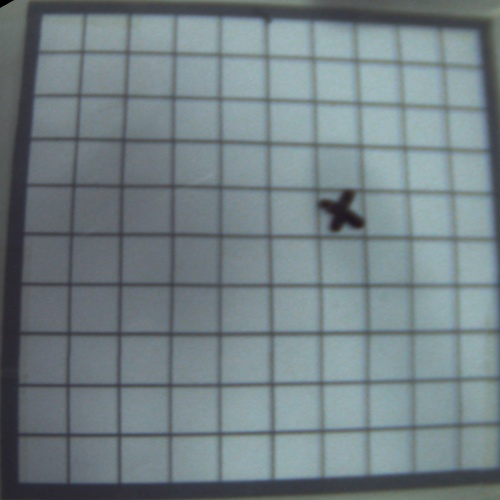
#> input picture python/test_pic/01.jpg, 500 x 500 px, given in place of the camera
$ python capturetest.py
#> lines starting #> are read from the running program, lines starting #| are printed output that depends on the picture; after the words box and inside, x2 and y2 are one past the last pixel; in counts of white or black regions, pixels touching at a corner belong together
import cv2
import numpy as np
import imutils
import matplotlib.pyplot as plt
import os


cameraCapture = cv2.VideoCapture(1)
cameraCapture.set(cv2.CAP_PROP_FRAME_WIDTH, 1280)
cameraCapture.set(cv2.CAP_PROP_FRAME_HEIGHT, 960)
ret, img = cameraCapture.read()
#> img is the input picture: shape (500, 500, 3); mean B, G, R 132.8, 128.1, 115
img = img[280:1000, 280:1000]
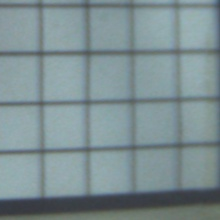
#> img: shape (220, 220, 3); mean B, G, R 146, 142.6, 124.9

# img = cv2.imdecode(np.fromfile(os.getcwd() + "\\testing-camera\\09.jpg", dtype=np.uint8), cv2.IMREAD_UNCHANGED)

gray = cv2.cvtColor(img, cv2.COLOR_BGR2GRAY)
canny = cv2.Canny(gray, 70, 110)
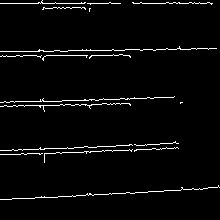
#> canny: shape (220, 220); 3.2% white in thin lines or dots
cv2.imshow("canny", canny)
# cv2.imencode('.jpg', canny)[1].tofile(os.getcwd() + "\\canny边缘识别.jpg")
ret, binary = cv2.threshold(canny, 45, 255, cv2.THRESH_BINARY)

# 直线识别
lines = cv2.HoughLines(canny, 1, np.pi/180, 130)
#> lines = [[3, 1.57], [199, 1.52], [154, 1.54]]

# 绘出所有识别出的直线，用于调试
for line in lines:
    rho, theta = line[0]
    a = np.cos(theta)
    b = np.sin(theta)
    x0 = a * rho
    y0 = b * rho
    x1 = int(x0+1000*(-b))
    y1 = int(y0+1000*(a))
    x2 = int(x0-1000*(-b))
    y2 = int(y0-1000*(a))
    cv2.line(img, (x1, y1), (x2, y2), (0, 0, 255), 2)
#> this loop made 3 passes
#> (rho, theta, a, b, x0, y0, x1, y1) on passes 1 to 3: (3, 1.57, -4.37e-08, 1, -1.31e-07, 3, -1000, 2), (199, 1.52, 0.0523, 0.999, 10.41, 198.7, -988, 251), (154, 1.54, 0.0349, 0.999, 5.37, 153.9, -994, 188)
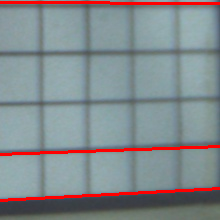
#> img: shape (220, 220, 3); 4.09% of pixels changed, all inside (x1, y1, x2, y2) = (0, 1, 220, 202)
cv2.imshow("直线", img)
cv2.imencode('.jpg',img)[1].tofile(os.getcwd() + "\\直线识别.jpg")

# 对直线的斜率进行分类
feature = [[], []]
theta25 = np.zeros((2, 2))
for line in lines:
    rho, theta = line[0]
    if theta > np.pi/2:
        feature[0].append(theta)
    else:
        feature[1].append(theta)
#> this loop made 3 passes
a = np.array(feature[0])
theta25[0][0] = np.mean(a) - np.pi/9
theta25[0][1] = np.mean(a) + np.pi/9
a = np.array(feature[1])
theta25[1][0] = np.mean(a) - np.pi/9
theta25[1][1] = np.mean(a) + np.pi/9
# [6 lines of commented-out code are left out]
edge = np.zeros((4, 2))
for line in lines:
    rho, theta = line[0]
    thetapy = np.float64(theta)
    # print(thetapy > theta25[0][0])
    # print(type(thetapy > theta25[0][0]))
    if (thetapy > theta25[0][0]) & (thetapy < theta25[0][1]):
        if edge[0][0] == 0 or edge[0][0] > rho:
            edge[0] = [rho, theta]
        if edge[2][0] == 0 or edge[2][0] < rho:
            edge[2] = [rho, theta]
    elif (thetapy > theta25[1][0]) & (thetapy < theta25[1][1]):
        if edge[1][0] == 0 or edge[1][0] > rho:
            edge[1] = [rho, theta]
        if edge[3][0] == 0 or edge[3][0] < rho:
            edge[3] = [rho, theta]
#> this loop made 3 passes
#> (rho, theta, thetapy) on passes 1 to 3: (3, 1.57, 1.57), (199, 1.52, 1.52), (154, 1.54, 1.54)
#> after the loop, edge = [[3, 1.57], [0, 0], [199, 1.52], [0, 0]]
# print(edge)

# 求两两直线交点
vertex = np.zeros((4, 2))
for i in range(3):
    temp = edge[i][0]/np.sin(edge[i][1]) - edge[i+1][0]/np.sin(edge[i+1][1])
    vertex[i][0] = temp / (1 / np.tan(edge[i][1]) - 1 / np.tan(edge[i+1][1]))
    vertex[i][1] = edge[i][0] / np.sin(edge[i][1]) - vertex[i][0] / np.tan(edge[i][1])
#> after the loop, vertex = [[nan, nan], [nan, nan], [nan, nan], [0, 0]]
i = 3
temp = edge[i][0]/np.sin(edge[i][1]) - edge[0][0]/np.sin(edge[0][1])
vertex[i][0] = temp / (1 / np.tan(edge[i][1]) - 1 / np.tan(edge[0][1]))
vertex[i][1] = edge[i][0] / np.sin(edge[i][1]) - vertex[i][0] / np.tan(edge[i][1])
# print(vertex)

# 绘图，用于调试参数
for i in range(4):
    rho, theta = edge[i]
    a = np.cos(theta)
    b = np.sin(theta)
    x0 = a * rho
    y0 = b * rho
    x1 = int(x0 + 1000 * (-b))
    y1 = int(y0 + 1000 * a)
    x2 = int(x0 - 1000 * (-b))
    y2 = int(y0 - 1000 * a)
    cv2.line(img, (x1, y1), (x2, y2), (0, 255, 0), 3)
#> this loop made 4 passes
#> (rho, theta, a, b, x0, y0, x1, y1) on passes 1 to 4: (3, 1.57, -4.37e-08, 1, -1.31e-07, 3, -1000, 2), (0, 0, 1, 0, 0, 0, 0, 1000), (199, 1.52, 0.0523, 0.999, 10.41, 198.7, -988, 251), (0, 0, 1, 0, 0, 0, 0, 1000)
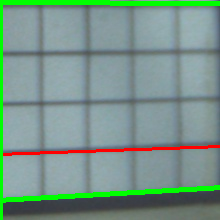
#> img: shape (220, 220, 3); 5.85% of pixels changed, all inside (x1, y1, x2, y2) = (0, 0, 220, 220)
cv2.imshow("选择后直线", img)


# 对原始图像应用四点透视变换，以获得纸张的俯视图
pts1 = np.float32(vertex)
#> pts1 = [[nan, nan], [nan, nan], [nan, nan], [nan, nan]]
pts2 = np.float32([[500, 0], [0, 0], [0, 500], [500, 500]])
# 生成透视变换矩阵
m = cv2.getPerspectiveTransform(pts1, pts2)
#> m = [[nan, nan, nan], [nan, nan, nan], [nan, nan, nan]]
# 进行透视变换
dst = cv2.warpPerspective(img, m, (500, 500))
#> dst: shape (500, 500, 3); every value is 0
# cv2.imshow("图像", dst)
# cv2.waitKey(0)
plt.subplot(121), plt.imshow(img), plt.title('input')
plt.subplot(122), plt.imshow(dst), plt.title('output')
plt.show()
#> figure, not shown here; B, G, R data is drawn as R, G, B

$ run again, on python/test_pic/02.jpg
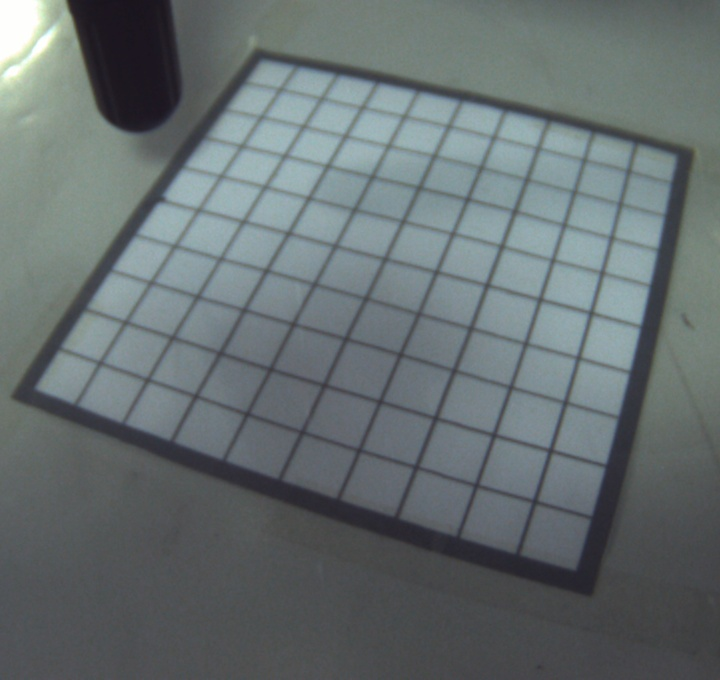
#> input picture python/test_pic/02.jpg, 720 x 680 px, given in place of the camera
#> img is the input picture: shape (680, 720, 3); mean B, G, R 112.6, 111.1, 102.3
#> canny: shape (400, 440); 3% white in thin lines or dots, all inside (x1, y1, x2, y2) = (0, 0, 390, 291)
#> lines = [[37, 1.85], [87, 1.85], [306, 0.297], [82, 0.436], [250, 0.332], [192, 0.367], [197, 0.367]]
#> the loop `for line in lines:` made 7 passes
#> (rho, theta, a, b, x0, y0, x1, y1) on passes 1 to 7: (37, 1.85, -0.276, 0.961, -10.2, 35.57, -971, -240), (87, 1.85, -0.276, 0.961, -23.98, 83.63, -985, -192), (306, 0.297, 0.956, 0.292, 292.6, 89.47, 0, 1045), (82, 0.436, 0.906, 0.423, 74.32, 34.65, -348, 940), (250, 0.332, 0.946, 0.326, 236.4, 81.39, -89, 1026), (192, 0.367, 0.934, 0.358, 179.2, 68.81, -179, 1002), (197, 0.367, 0.934, 0.358, 183.9, 70.6, -174, 1004)
#> the loop `for line in lines:` made 7 passes
#> the loop `for line in lines:` made 7 passes
#> (rho, theta, thetapy) on passes 1 to 7: (37, 1.85, 1.85), (87, 1.85, 1.85), (306, 0.297, 0.297), (82, 0.436, 0.436), (250, 0.332, 0.332), (192, 0.367, 0.367), (197, 0.367, 0.367)
#> after the loop `for line in lines:`: edge = [[37, 1.85], [82, 0.436], [87, 1.85], [306, 0.297]]
#> the loop `for i in range(3):` made 3 passes
#> temp on passes 1 to 3: -155.5, 103.5, -956.1
#> after the loop `for i in range(3):`: vertex = [[63.97, 56.84], [42.58, 102.7], [268.8, 167.6], [0, 0]]
#> `temp = edge[i][0]/np.sin(edge[i][1]) - edge[0][0]/np.sin(edge[0][1])`: temp = 1008.1
#> the loop `for i in range(4):` made 4 passes
#> after the loop `for i in range(4):`:
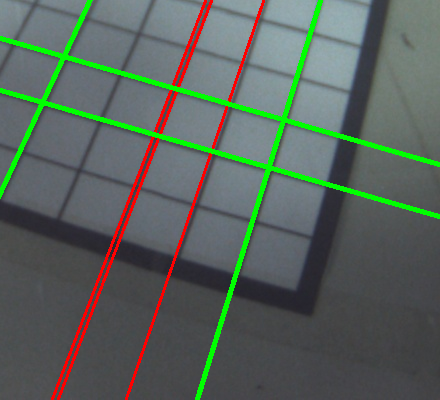
#> img: shape (400, 440, 3); mean B, G, R 92.7, 100.6, 89.3
#> pts1 = [[63.97, 56.84], [42.58, 102.7], [268.8, 167.6], [283.4, 119.7]]
#> m = [[2.82, -9.84, 890.3], [2.06, 0.959, -186.1], [-0.000174, 0.000607, 1]]
#> `dst = cv2.warpPerspective(img, m, (500, 500))`:
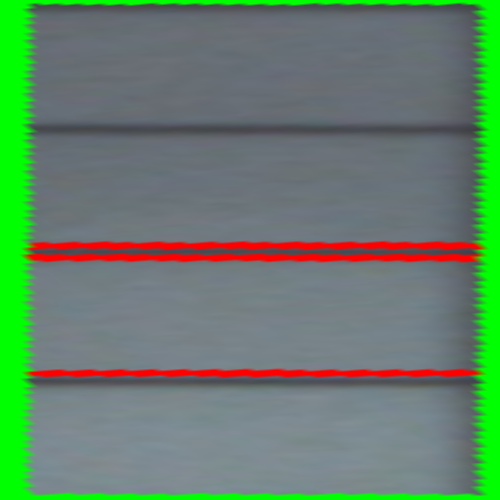
#> dst: shape (500, 500, 3); mean B, G, R 104.9, 129.6, 100.5

$ run again, on python/test_pic/04.jpg
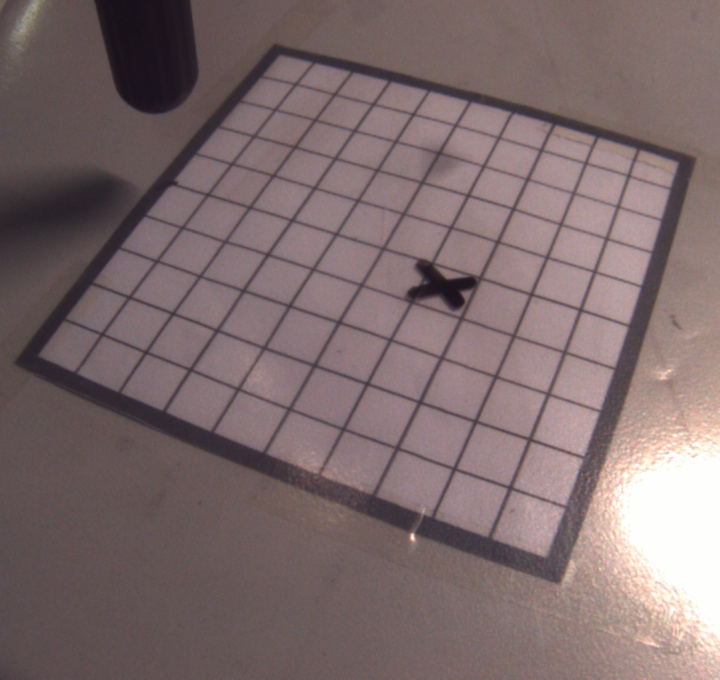
#> input picture python/test_pic/04.jpg, 720 x 680 px, given in place of the camera
#> img is the input picture: shape (680, 720, 3); mean B, G, R 108.5, 107.6, 125.4
#> canny: shape (400, 440); 6.2% white in thin lines or dots
#> lines = 28 rows, first 8: [68, 1.9], [19, 1.9], [22, 1.9], [71, 1.9], [234, 0.419], [181, 0.454], [-18, 1.88], [24, 1.88]
#> the loop `for line in lines:` made 28 passes
#> (rho, theta, a, b, x0, y0, x1, y1) on passes 1 to 8: (68, 1.9, -0.326, 0.946, -22.14, 64.3, -967, -261), (19, 1.9, -0.326, 0.946, -6.19, 17.96, -951, -307), (22, 1.9, -0.326, 0.946, -7.16, 20.8, -952, -304), (71, 1.9, -0.326, 0.946, -23.12, 67.13, -968, -258), (234, 0.419, 0.914, 0.407, 213.8, 95.18, -192, 1008), (181, 0.454, 0.899, 0.438, 162.7, 79.35, -275, 978), (-18, 1.88, -0.309, 0.951, 5.56, -17.12, -945, -326), (24, 1.88, -0.309, 0.951, -7.42, 22.83, -958, -286)
#> the loop `for line in lines:` made 28 passes
#> the loop `for line in lines:` made 28 passes
#> (rho, theta, thetapy) on passes 1 to 8: (68, 1.9, 1.9), (19, 1.9, 1.9), (22, 1.9, 1.9), (71, 1.9, 1.9), (234, 0.419, 0.419), (181, 0.454, 0.454), (-18, 1.88, 1.88), (24, 1.88, 1.88)
#> after the loop `for line in lines:`: edge = [[-21, 1.88], [74, 0.524], [192, 1.92], [365, 0.332]]
#> the loop `for i in range(3):` made 3 passes
#> temp on passes 1 to 3: -170.1, -56.32, -916.8
#> after the loop `for i in range(3):`: vertex = [[82.69, 4.79], [-26.87, 194.5], [280.5, 306.4], [0, 0]]
#> `temp = edge[i][0]/np.sin(edge[i][1]) - edge[0][0]/np.sin(edge[0][1])`: temp = 1143.2
#> the loop `for i in range(4):` made 4 passes
#> (rho, theta, a, b, x0, y0, x1, y1) on passes 1 to 4: (-21, 1.88, -0.309, 0.951, 6.49, -19.97, -944, -328), (74, 0.524, 0.866, 0.5, 64.09, 37, -435, 903), (192, 1.92, -0.342, 0.94, -65.67, 180.4, -1005, -161), (365, 0.332, 0.946, 0.326, 345.1, 118.8, 19, 1064)
#> after the loop `for i in range(4):`:
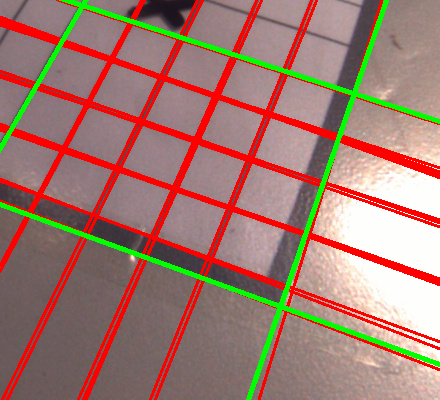
#> img: shape (400, 440, 3); mean B, G, R 111.1, 122.1, 161.3
#> pts1 = [[82.69, 4.79], [-26.87, 194.5], [280.5, 306.4], [354, 92.95]]
#> m = [[0.791, -2.17, 443.9], [1.62, 0.935, -138.4], [-6.8e-05, 0.000731, 1]]
#> `dst = cv2.warpPerspective(img, m, (500, 500))`:
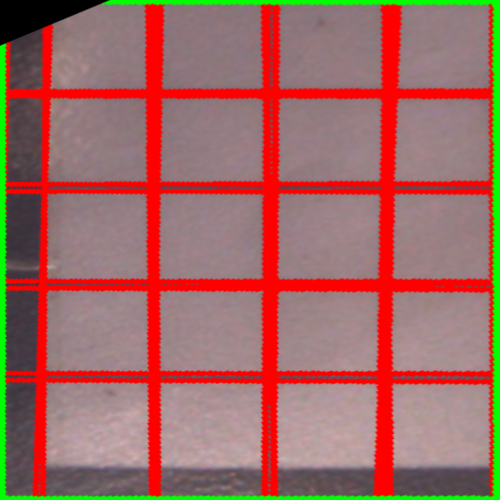
#> dst: shape (500, 500, 3); mean B, G, R 98.1, 105, 158.4
